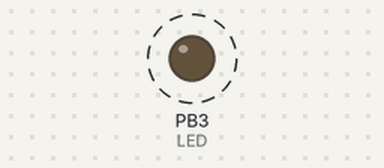
Bench run of a program on a simulated ATtiny85, built with avr-gcc and emulated at 1 MHz. Parts: output pins drawn as LEDs (lit = HIGH). Dashed ring = blinking.

Above: at 0.2 s.
Timing chart, 0 to 3.0 s (numbered marks = the images above):
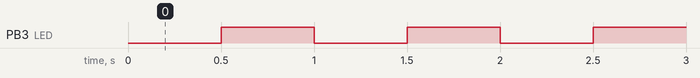

Measured:
- by itself, PB3 (LED): alternates HIGH for 0.50 s and LOW for 0.50 s

The program:

main.c
```c
/*
 * main.c
 *
 *  Created on: Oct 6, 2015
 *      Author: JohnnyP
 *      http://maxembedded.com/2011/06/avr-timers-timer0/ with modifications
 */

#include <avr/io.h>
#include <avr/interrupt.h>

#define TCCR0B (*(volatile uint8_t *)((0x33) + 0x20))

// Prescaler on page 80
/* 	CS02 	CS01 	CS00 	Description
	0 		0 		0 		No clock source (Timer/Counter stopped)
	0 		0 		1 		clk I/O /(No prescaling)
	0		1 		0 		clk I/O /8 (From prescaler)
	0 		1 		1 		clk I/O /64 (From prescaler)
	1 		0 		0 		clk I/O /256 (From prescaler)
	1 		0 		1 		clk I/O /1024 (From prescaler)
	1 		1 		0 		External clock source on T0 pin. Clock on falling edge.
	1 		1		1 		External clock source on T0 pin. Clock on rising edge.*/

// To obtain 0.5 second period on ATtiny85 with default internal 1 MHz clock
// No prescaler was used with total overflows of 1953 and 32 additional ticks
// For calculations use: http://eleccelerator.com/avr-timer-calculator/
// Using prescaler decreases counter resolution.

// global variable to count the number of overflows
volatile uint16_t overflowCount;

// initialize timer, interrupt and variable
void timer0Initialization()
{
    // set up timer with prescaler = 256
	TCCR0B |= (1 << CS00);

    // initialize counter
    TCNT0 = 0;

    // enable overflow interrupt
    TIMSK |= (1 << TOIE0);

    // enable global interrupts
    sei();

    // initialize overflow counter variable
    overflowCount = 0;
}

// TIMER0 overflow interrupt service routine
// called whenever TCNT0 overflows
ISR(TIMER0_OVF_vect)
{
    // keep a track of number of overflows
	overflowCount++;
}

int main(void)
{
    // connect led to pin PC0
    DDRB |= (1 << PINB3);

    // initialize timer
    timer0Initialization();

    // loop forever
    while(1)
    {
        if (overflowCount >= 1953)
        {
            if (TCNT0 >= 32)
            {
                PORTB ^= (1 << PINB3);    	// toggles the LED on PC0
                TCNT0 = 0;            		// reset timer
                overflowCount = 0;     		// reset overflow counter
            }
        }
    }
}
```
